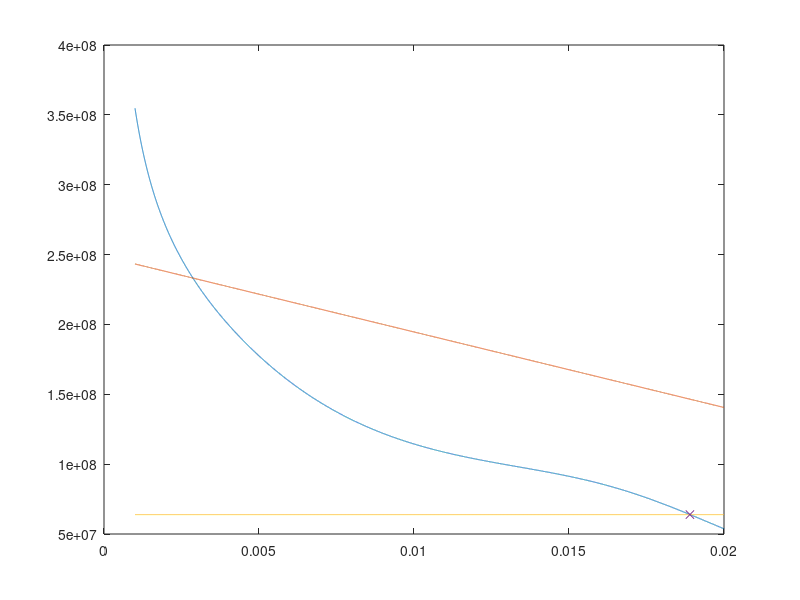

Recreate this plot in MATLAB.
%delta_sigma = ((1/C)*(da_dn))^(1/m) 
%delta_sigma = 1/(beta_1*sqrt(pi*a_1))
%beta_1 = 30.795*x^4 - 51.44 * x^3 + 29.462 * x^2 - 6.2025 * x +2.0791
%da_dn = C * (delta_K)^m
%sigma_ref = P / ((2*w - a)* t)  % THIS IS FOR crit_stress
%delta_K = beta_1 * delta_sigma * sqrt(pi*a_1)
%delta_K = (beta_1 * P * sqrt(pi*a_1)) / ((2*w + D)* t)
clear
close all
%Calculated using NASA document:
%Interpolation for #3: ((.24) * (3e-9/3.1e-8))+16.68
a = [1.83e-3 3.81e-3 7.39e-3];
da_dn =   [1.2/12 , 2.4 / 11 , 6/9]; %um/striation
da_dn = da_dn .* 1e-6;
delta_K = [8.97   , 11.07    , 16.7032]; %derived from table (Mpa * sqrt(m))
delta_K = delta_K * 1e6;
%from excel: y = 1.36808E-25x^3.00523E+00
%C = 1.368e-25; %constant
C = 1.35173e-28;
m = 3.01; %constant
%delta_sigma_1 = ((1/C).*(da_dn)).^(1/m)
%sigma_ref_1 = mean(delta_sigma_1)
%dimensions for material from project description:
w = 23e-3; %constant
D = 25.4e-3; %constant
t = 9.4e-3; %constant
%P = sigma_ys*(2*w-a)*t;

% The Next Section will calculate the minimum crack size (a) for given
% yield stress

yield_stress = 386e6; %given
% delta_sigma = 0;
% a = 0.0001;
% while (yield_stress - delta_sigma >= 0) && (a < w)
%     x = a/w;
%     beta_1 = 30.795*x^4 - 51.44 * x^3 + 29.462 * x^2 - 6.2025 * x +2.0791;
%     delta_sigma = 1/(beta_1*sqrt(pi*a)); %%MISTAKE IN ROADMAP! deltaK->num 
%     fprintf('a = %.04f mm, delta_sigma = %f Pa, error = %f \n', a*10^3, delta_sigma, yield_stress - delta_sigma);
%     a = a+.01e-3;
% end

%delta_sigma found above
x = a./w;
beta_1 = 30.795.*x.^4 - 51.44 .* x.^3 + 29.462 .* x.^2 - 6.2025 .* x +2.0791;
delta_sigma_2 = delta_K./(beta_1.*sqrt(pi.*a))
sigma_ref_2 = mean(delta_sigma_2)

%begin Graphing Code
a = 1e-3:1e-6:20e-3;
err = 1000;
sigma = zeros(size(a));
sigma_net = zeros(size(a));
acr_calc= 0;
KIC = 37e6;
Atotal = (2*w+D)*t;
for i = 1:length(a)
    x = a(i) / w;
    beta = 30.795.*x.^4 - 51.44 .* x.^3 + 29.462 .* x.^2 - 6.2025 .* x +2.0791;
    sigma(i) = KIC / (beta*sqrt(pi*a(i)));
    acr = ((KIC/(beta*sigma_ref_2))^2)/pi;
    if abs(acr - a(i)) < err
        acr_calc = acr;
        err = abs(acr-a(i));
    end
    Anet = (2*w-a(i))*t;
    sigma_net(i) = yield_stress*(2*w-a(i))/(2*w+D);
    sigma_bullshit(i) = sigma_ref_2;
end
plot(a,sigma)
hold on
plot(a,sigma_net)
plot(a,sigma_bullshit)
plot(.0189,sigma_ref_2,'x')
disp(acr_calc)

%yielding reference code
%sigma_ref = P / (2*W+D)*t = (yield_stress * (2*W - a))/(2*W+D)
